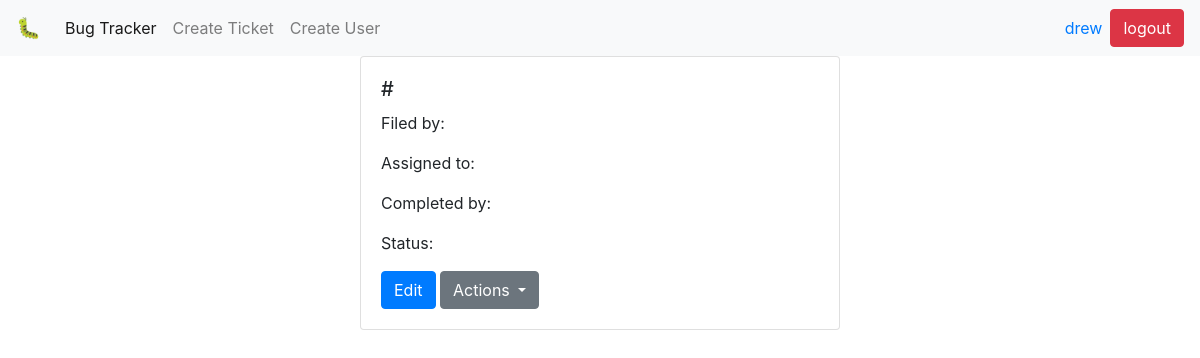
Page /ticket/10/ (signed in) on the earlier database version.
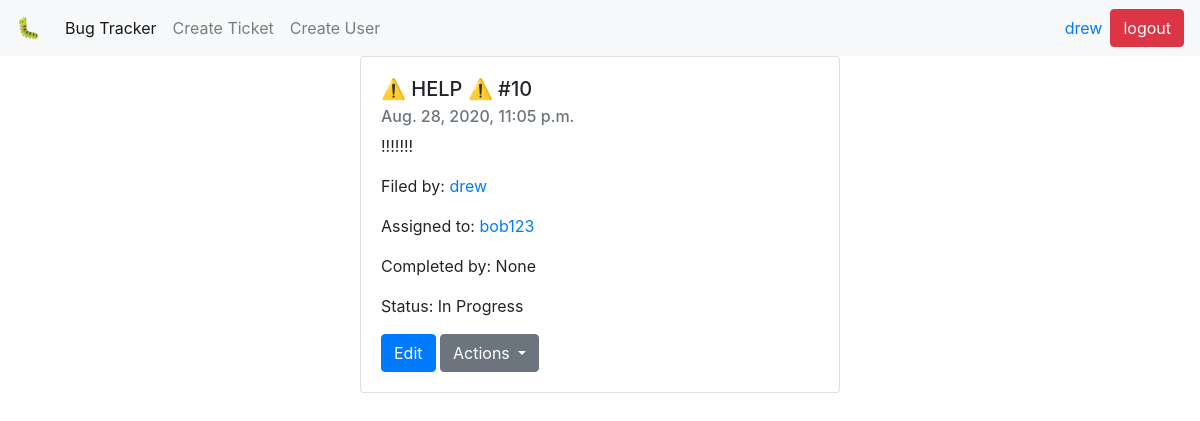
Same page on the later database version.
### homepage/models.py (models this page shows)
class Ticket(models.Model):
    title = models.CharField(max_length=240)
    date = models.DateTimeField(default=timezone.now)
    description = models.TextField()
    user_filed = models.ForeignKey(
        MyUser,
        related_name='filed',
        on_delete=models.CASCADE,
    )
    user_assigned = models.ForeignKey(
        MyUser,
        related_name='assigned',
        on_delete=models.CASCADE,
        blank=True,
        null=True,
    )
    user_completed = models.ForeignKey(
        MyUser,
        related_name='completed',
        on_delete=models.CASCADE,
        blank=True,
        null=True,
    )
    NEW = 'NE'
    IN_PROGRESS = 'IP'
    DONE = 'DO'
    INVALID = 'IN'
    STATUS_CHOICES = [
        (NEW, 'New'),
        (IN_PROGRESS, 'In Progress'),
        (DONE, 'Done'),
        (INVALID, 'Invalid'),
    ]
    status = models.CharField(
        max_length=2,
        choices=STATUS_CHOICES,
        default=NEW,
    )
    def status_verbose(self):
        return dict(Ticket.STATUS_CHOICES)[self.status]

class MyUser(AbstractUser):
    display_name = models.CharField(max_length=240)
    REQUIRED_FIELDS = ['display_name']

### homepage/views.py (the view)
# urls.py: path('ticket/<int:ticket_id>/', views.ticket, name="ticket"),
@login_required
def ticket(request, ticket_id):
    ticket = Ticket.objects.filter(id=ticket_id).first()
    return render(request, "ticket.html", {"ticket": ticket})

### templates/ticket.html (shortened to what this page needs)
<!DOCTYPE html>
<html lang="en">
  <head>
    <link
      rel="stylesheet"
      href="https://stackpath.bootstrapcdn.com/bootstrap/4.5.2/css/bootstrap.min.css"
    />
  </head>
  <body>
    <nav class="navbar navbar-expand-lg navbar-light bg-light">
      <a class="navbar-brand" href="/">🐛</a>
      <div class="collapse navbar-collapse" id="navbarSupportedContent">
        <ul class="navbar-nav mr-auto">
          <li class="nav-item active">
            <a class="nav-link" href="/"
              >Bug Tracker<span class="sr-only">(current)</span></a
            >
          </li>
          <li class="nav-item">
            <a class="nav-link" href="/addticket/">Create Ticket</a>
          </li>
          <li class="nav-item">
            <a class="nav-link" href="/signup/">Create User</a>
          </li>
        </ul>
      </div>
      <a href="/user/{{ request.user.id }}" class="nav-item mr-sm-2"
        >{{ request.user.username }}</a
      >
      <a class="btn btn-danger" href="/logout/" class="nav-item my-2 my-sm-0"
        >logout</a
      >
    </nav>
    <div class="card" style="width: 30rem; margin: 0 auto">
      <div class="card-body">
        <h5 class="card-title">{{ ticket.title}} #{{ ticket.id }}</h5>
        <h6 class="card-subtitle mb-2 text-muted">{{ ticket.date }}</h6>
        <p class="card-text">{{ ticket.description }}</p>
        <p class="card-text">
          Filed by: {% if ticket.user_filed %}
          <a href="/user/{{ ticket.user_filed.id }}">{{ ticket.user_filed }}</a>
          {% else %} {{ ticket.user_filed }} {% endif %}
        </p>
        <p class="card-text">
          Assigned to: {% if ticket.user_assigned %}
          <a href="/user/{{ ticket.user_assigned.id }}"
            >{{ ticket.user_assigned }}</a
          >
          {% else %} {{ ticket.user_assigned }} {% endif %}
        </p>
        <p class="card-text">
          Completed by: {% if ticket.user_completed %}
          <a href="/user/{{ ticket.user_completed.id }}"
            >{{ ticket.user_completed }}</a
          >
          {% else %} {{ ticket.user_completed }} {% endif %}
        </p>
        <p class="card-text">Status: {{ ticket.status_verbose }}</p>
        <a href="/ticket/{{ ticket.id }}/edit/" class="btn btn-primary">Edit</a>
        <div class="btn-group" role="group">
          {% if ticket.status != "IN" %}
          <button
            id="btnGroupDrop1"
            type="button"
            class="btn btn-secondary dropdown-toggle"
            data-toggle="dropdown"
            aria-haspopup="true"
            aria-expanded="false"
          >
            Actions
          </button>
          {% endif %}
        </div>
      </div>
    </div>
  </body>
</html>

Differences in the rows shown:
added Ticket: title "⚠️ HELP ⚠️", id "10", date "Aug. 28, 2020, 11:05 p.m.", description "!!!!!!!", user_filed "drew", user_assigned "bob123", user_completed "None", status_verbose "In Progress"
